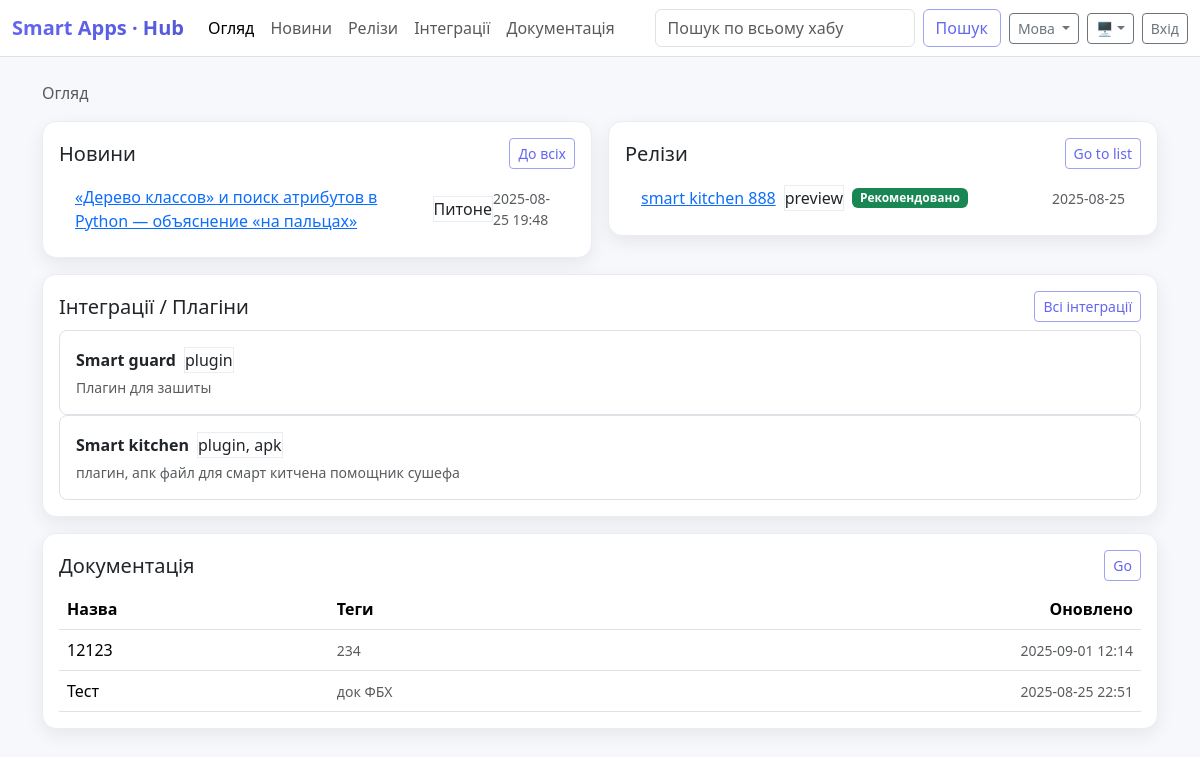
The page / on the database its author committed.
### tables this page shows
CREATE TABLE news (
        id INTEGER PRIMARY KEY AUTOINCREMENT,
        title TEXT NOT NULL,
        body_md TEXT NOT NULL,
        tags TEXT DEFAULT '',
        created_at TEXT NOT NULL,
        author TEXT DEFAULT ''
    , body_html TEXT NOT NULL DEFAULT '');

CREATE TABLE syrve_releases (
        id INTEGER PRIMARY KEY AUTOINCREMENT,
        name TEXT NOT NULL,
        slug TEXT NOT NULL UNIQUE,
        released_at TEXT NOT NULL,
        channel TEXT NOT NULL DEFAULT 'stable',
        is_recommended INTEGER NOT NULL DEFAULT 0,
        is_lt INTEGER NOT NULL DEFAULT 0
    , notes_html TEXT NOT NULL DEFAULT '');

CREATE TABLE plugins (
        id INTEGER PRIMARY KEY AUTOINCREMENT,
        slug TEXT NOT NULL UNIQUE,
        name TEXT NOT NULL,
        description TEXT NOT NULL,
        repo_url TEXT DEFAULT '',
        homepage TEXT DEFAULT '',
        is_active INTEGER NOT NULL DEFAULT 1
    , category TEXT NOT NULL DEFAULT '');

CREATE TABLE docs (
        id INTEGER PRIMARY KEY AUTOINCREMENT,
        title TEXT NOT NULL,
        description_md TEXT NOT NULL,
        link TEXT DEFAULT '',
        file_path TEXT DEFAULT '',
        tags TEXT DEFAULT '',
        updated_at TEXT NOT NULL
    );

### helpers.php (called while the page is built, shortened)
<?php
require_once __DIR__.'/db.php';
if (!function_exists('__')) {
    function __($key): string {
        $d = $GLOBALS['I18N'] ?? [];
        return (string)($d[$key] ?? $key);
    }
}
function e($s){ return htmlspecialchars((string)($s ?? ''), ENT_QUOTES, 'UTF-8'); }
function db_all($sql, $params = []){
    $st = db()->prepare($sql);
    $st->execute($params);
    return $st->fetchAll(PDO::FETCH_ASSOC);
}

### db.php (called while the page is built, shortened)
<?php
function db(): PDO {
    static $pdo = null;
    if ($pdo === null) {
        $dataDir = __DIR__ . '/data';
        $pdo = new PDO('sqlite:' . $dataDir . '/app.db');
        $pdo->setAttribute(PDO::ATTR_ERRMODE, PDO::ERRMODE_EXCEPTION);
        $pdo->exec('PRAGMA foreign_keys = ON;');
        $pdo->exec('PRAGMA journal_mode = WAL;');
        $pdo->exec('PRAGMA synchronous = NORMAL;');
        $pdo->exec('PRAGMA busy_timeout = 5000;');
        migrate($pdo);
    }
    return $pdo;
}
function col_exists(PDO $pdo, string $table, string $col): bool {
    $st = $pdo->query("PRAGMA table_info($table)");
    foreach ($st->fetchAll(PDO::FETCH_ASSOC) as $r) {
        if (strcasecmp((string)$r['name'], $col) === 0) return true;
    }
    return false;
}
function add_col_if_missing(PDO $pdo, string $table, string $col, string $typeSql): void {
    if (!col_exists($pdo, $table, $col)) {
        $pdo->exec("ALTER TABLE $table ADD COLUMN $col $typeSql");
    }
}
function migrate(PDO $pdo): void {
    $pdo->exec("
        CREATE TABLE IF NOT EXISTS news(
            id INTEGER PRIMARY KEY AUTOINCREMENT,
            title      TEXT NOT NULL,
            body_md    TEXT NOT NULL DEFAULT '',
            body_html  TEXT NOT NULL DEFAULT '',
            tags       TEXT DEFAULT '',
            created_at TEXT NOT NULL,
            author     TEXT DEFAULT ''
        );
    ");
    $pdo->exec("
        CREATE TABLE IF NOT EXISTS docs(
            id INTEGER PRIMARY KEY AUTOINCREMENT,
            title          TEXT NOT NULL,
            description_md TEXT NOT NULL,
            link           TEXT DEFAULT '',
            file_path      TEXT DEFAULT '',
            tags           TEXT DEFAULT '',
            updated_at     TEXT NOT NULL
        );
    ");
    $pdo->exec("
        CREATE TABLE IF NOT EXISTS plugins(
            id        INTEGER PRIMARY KEY AUTOINCREMENT,
            slug      TEXT NOT NULL UNIQUE,
            name      TEXT NOT NULL,
            description TEXT NOT NULL,
            repo_url  TEXT DEFAULT '',
            homepage  TEXT DEFAULT '',
            is_active INTEGER NOT NULL DEFAULT 1,
            category  TEXT NOT NULL DEFAULT ''
        );
    ");
    $pdo->exec("
        CREATE TABLE IF NOT EXISTS plugin_versions(
            id          INTEGER PRIMARY KEY AUTOINCREMENT,
            plugin_id   INTEGER NOT NULL REFERENCES plugins(id) ON DELETE CASCADE,
            version     TEXT NOT NULL,
            channel     TEXT NOT NULL,
            min_syrve   TEXT NOT NULL,
            released_at TEXT NOT NULL,
            file_path   TEXT DEFAULT '',
            checksum    TEXT DEFAULT '',
            changelog_md TEXT DEFAULT ''
        );
    ");
    $pdo->exec("
        CREATE TABLE IF NOT EXISTS syrve_releases(
            id             INTEGER PRIMARY KEY AUTOINCREMENT,
            name           TEXT NOT NULL,
            slug           TEXT NOT NULL UNIQUE,
            released_at    TEXT NOT NULL,
            channel        TEXT NOT NULL,
            is_recommended INTEGER NOT NULL DEFAULT 0,
            is_lt          INTEGER NOT NULL DEFAULT 0,
            notes_html     TEXT NOT NULL DEFAULT ''
        );
    ");
    $pdo->exec("
        CREATE TABLE IF NOT EXISTS users(
            id INTEGER PRIMARY KEY AUTOINCREMENT,
            username     TEXT NOT NULL UNIQUE,
            password_hash TEXT NOT NULL,
            role         TEXT NOT NULL DEFAULT 'editor',
            is_active    INTEGER NOT NULL DEFAULT 1,
            created_at   TEXT NOT NULL
        );
    ");
    add_col_if_missing($pdo, 'news', 'body_html', "TEXT NOT NULL DEFAULT ''");
    add_col_if_missing($pdo, 'syrve_releases', 'notes_html', "TEXT NOT NULL DEFAULT ''");
    add_col_if_missing($pdo, 'plugins', 'category', "TEXT NOT NULL DEFAULT ''");
    $pdo->exec("
        CREATE TABLE IF NOT EXISTS plugin_files(
            id INTEGER PRIMARY KEY AUTOINCREMENT,
            plugin_version_id INTEGER NOT NULL REFERENCES plugin_versions(id) ON DELETE CASCADE,
            label      TEXT NOT NULL DEFAULT '',
            file_path  TEXT NOT NULL,
            checksum   TEXT NOT NULL DEFAULT '',
            ext        TEXT NOT NULL DEFAULT '',
            size_bytes INTEGER NOT NULL DEFAULT 0
        );
    ");
    add_col_if_missing($pdo, 'plugin_files', 'ext', "TEXT NOT NULL DEFAULT ''");
    add_col_if_missing($pdo, 'plugin_files', 'size_bytes', "INTEGER NOT NULL DEFAULT 0");
    $u = __DIR__ . '/uploads';
    $pdo->exec("
        CREATE VIRTUAL TABLE IF NOT EXISTS search_all USING fts5(
            type,              -- 'news' | 'doc' | 'plugin'
            rid UNINDEXED,     -- id строки в своей таблице
            title,
            body,
            tags,
            tokenize='unicode61'
        );
    ");
    $pdo->exec("
        CREATE TRIGGER IF NOT EXISTS trg_news_ai AFTER INSERT ON news BEGIN
          INSERT INTO search_all(type,rid,title,body,tags)
          VALUES('news', NEW.id, NEW.title, COALESCE(NULLIF(NEW.body_html,''), NEW.body_md), COALESCE(NEW.tags,''));
        END;
    ");
    $pdo->exec("
        CREATE TRIGGER IF NOT EXISTS trg_news_au AFTER UPDATE ON news BEGIN
          DELETE FROM search_all WHERE type='news' AND rid=OLD.id;
          INSERT INTO search_all(type,rid,title,body,tags)
          VALUES('news', NEW.id, NEW.title, COALESCE(NULLIF(NEW.body_html,''), NEW.body_md), COALESCE(NEW.tags,''));
        END;
    ");
    $pdo->exec("
        CREATE TRIGGER IF NOT EXISTS trg_news_ad AFTER DELETE ON news BEGIN
          DELETE FROM search_all WHERE type='news' AND rid=OLD.id;
        END;
    ");
    $pdo->exec("
        CREATE TRIGGER IF NOT EXISTS trg_docs_ai AFTER INSERT ON docs BEGIN
          INSERT INTO search_all(type,rid,title,body,tags)
          VALUES('doc', NEW.id, NEW.title, NEW.description_md, COALESCE(NEW.tags,''));
        END;
    ");
    $pdo->exec("
        CREATE TRIGGER IF NOT EXISTS trg_docs_au AFTER UPDATE ON docs BEGIN
          DELETE FROM search_all WHERE type='doc' AND rid=OLD.id;
          INSERT INTO search_all(type,rid,title,body,tags)
          VALUES('doc', NEW.id, NEW.title, NEW.description_md, COALESCE(NEW.tags,''));
        END;
    ");
    $pdo->exec("
        CREATE TRIGGER IF NOT EXISTS trg_docs_ad AFTER DELETE ON docs BEGIN
          DELETE FROM search_all WHERE type='doc' AND rid=OLD.id;
        END;
    ");
    $pdo->exec("
        CREATE TRIGGER IF NOT EXISTS trg_plugins_ai AFTER INSERT ON plugins BEGIN
          INSERT INTO search_all(type,rid,title,body,tags)
          VALUES('plugin', NEW.id, NEW.name, NEW.description, COALESCE(NEW.category,''));
        END;
    ");
    $pdo->exec("
        CREATE TRIGGER IF NOT EXISTS trg_plugins_au AFTER UPDATE ON plugins BEGIN
          DELETE FROM search_all WHERE type='plugin' AND rid=OLD.id;
          INSERT INTO search_all(type,rid,title,body,tags)
          VALUES('plugin', NEW.id, NEW.name, NEW.description, COALESCE(NEW.category,''));
        END;
    ");
    $pdo->exec("
        CREATE TRIGGER IF NOT EXISTS trg_plugins_ad AFTER DELETE ON plugins BEGIN
          DELETE FROM search_all WHERE type='plugin' AND rid=OLD.id;
        END;
    ");
    try {
        $cnt = (int)$pdo->query("SELECT COUNT(*) FROM search_all")->fetchColumn();
    } catch (Throwable $e) {
        $cnt = 0;
    }
}

### index.php (the view, shortened to what this page needs)
<?php
require_once __DIR__.'/helpers.php';
include __DIR__.'/partials_header.php';
$news  = db_all("SELECT id,title,tags,created_at FROM news ORDER BY datetime(created_at) DESC LIMIT 5");
$rels  = db_all("SELECT name,slug,released_at,channel,is_recommended,is_lt FROM syrve_releases ORDER BY datetime(released_at) DESC LIMIT 5");
$plugs = db_all("SELECT id,name,description,category FROM plugins WHERE is_active=1 ORDER BY LOWER(category), LOWER(name) LIMIT 8");
$docs  = db_all("SELECT id,title,tags,updated_at FROM docs ORDER BY datetime(updated_at) DESC LIMIT 6");
?>
<nav aria-label="breadcrumb" class="mb-3">
    <ol class="breadcrumb"><li class="breadcrumb-item active"><?=__('Overview')?></li></ol>
</nav>
<div class="row g-3">
    <div class="col-lg-6">
        <div class="card card-hover">
            <div class="card-body">
                <div class="d-flex align-items-center mb-2">
                    <h5 class="mb-0"><?=__('News')?></h5>
                    <a class="btn btn-sm btn-pill btn-outline-primary ms-auto" href="news.php"><?=__('See all')?></a>
                </div>
                <ul class="list-group list-group-flush">
                    <?php foreach($news as $n): ?>
                        <li class="list-group-item d-flex align-items-center">
                            <a class="me-2" href="news_view.php?id=<?=$n['id']?>"><?=e($n['title'])?></a>
                            <?php if($n['tags']): ?><span class="chip ms-1"><?=e($n['tags'])?></span><?php endif; ?>
                            <span class="small text-muted ms-auto"><?=e($n['created_at'])?></span>
                        </li>
                    <?php endforeach; if(empty($news)) echo '<li class="list-group-item text-muted">'.__('No news yet').'</li>'; ?>
                </ul>
            </div>
        </div>
    </div>
    <div class="col-lg-6">
        <div class="card card-hover">
            <div class="card-body">
                <div class="d-flex align-items-center mb-2">
                    <h5 class="mb-0"><?=__('Releases')?></h5>
                    <a class="btn btn-sm btn-pill btn-outline-primary ms-auto" href="releases.php"><?=__('Go to list')?></a>
                </div>
                <ul class="list-group list-group-flush">
                    <?php foreach($rels as $r): ?>
                        <li class="list-group-item d-flex align-items-center">
                            <a class="me-2" href="release_view.php?slug=<?=urlencode($r['slug'])?>"><?=e($r['name'])?></a>
                            <span class="chip"><?=e($r['channel'])?></span>
                            <?php if($r['is_recommended']): ?><span class="badge bg-success ms-2"><?=__('Recommended')?></span><?php endif; ?>
                            <span class="small text-muted ms-auto"><?=e($r['released_at'])?></span>
                        </li>
                    <?php endforeach; if(empty($rels)) echo '<li class="list-group-item text-muted">'.__('No releases yet').'</li>'; ?>
                </ul>
            </div>
        </div>
    </div>
    <div class="col-12">
        <div class="card card-hover">
            <div class="card-body">
                <div class="d-flex align-items-center mb-2">
                    <h5 class="mb-0"><?=__('Integrations / Plugins')?></h5>
                    <a class="btn btn-sm btn-pill btn-outline-primary ms-auto" href="plugins.php"><?=__('All integrations')?></a>
                </div>
                <div class="grid-cards">
                    <?php foreach($plugs as $p): ?>
                        <div class="p-3 border rounded-3">
                            <div class="d-flex align-items-center gap-2 mb-1">
                                <div class="fw-semibold"><?=e($p['name'])?></div>
                                <?php if(!empty($p['category'])): ?><span class="chip"><?=e($p['category'])?></span><?php endif; ?>
                            </div>
                            <div class="text-muted small"><?=e($p['description'])?></div>
                        </div>
                    <?php endforeach; if(empty($plugs)) echo '<div class="text-muted">'.__('No plugins yet').'</div>'; ?>
                </div>
            </div>
        </div>
    </div>
    <div class="col-12">
        <div class="card card-hover">
            <div class="card-body">
                <div class="d-flex align-items-center mb-2">
                    <h5 class="mb-0"><?=__('Documentation')?></h5>
                    <a class="btn btn-sm btn-pill btn-outline-primary ms-auto" href="docs.php"><?=__('Go')?></a>
                </div>
                <div class="table-responsive">
                    <table class="table align-middle mb-0 responsive-cards">
                        <thead><tr><th><?=__('Title')?></th><th><?=__('Tags')?></th><th class="text-end"><?=__('Updated')?></th></tr></thead>
                        <tbody>
                        <?php foreach($docs as $d): ?>
                            <tr>
                                <td><?=e($d['title'])?></td>
                                <td class="text-muted small"><?=e($d['tags'])?></td>
                                <td class="text-end text-muted small"><?=e($d['updated_at'])?></td>
                            </tr>
                        <?php endforeach; if(empty($docs)) echo '<tr><td colspan="3" class="text-muted">'.__('No documents yet').'</td></tr>'; ?>
                        </tbody>
                    </table>
                </div>
            </div>
        </div>
    </div>
</div>
<?php include __DIR__.'/partials_footer.php'; ?>

### assets/style.css (style rules this page uses)
:root { --sa-bg: #f7f8fb; --sa-card: #ffffff; --sa-card-2: color-mix(in srgb, var(--sa-card) 92%, #fff); --sa-border: #e9edf3; --sa-ink: #0b1220; --sa-muted: #687385; --sa-brand-50: #eef2ff; --sa-brand-100: #e0e7ff; --sa-brand-200: #c7d2fe; --sa-brand-300: #a5b4fc; --sa-brand-400: #818cf8; --sa-brand-500: #6366f1; --sa-brand-600: #5458d9; --sa-accent: #22c55e; --sa-info: #3b82f6; --sa-warn: #f59e0b; --sa-danger: #ef4444; --sa-radius: 14px; --sa-shadow-sm: 0 6px 18px rgba(12,16,26,.07); --sa-shadow: 0 14px 34px rgba(12,16,26,.10); --sa-time-1: .14s; --sa-time-2: .24s; --sa-time-3: .38s; --sa-ease: cubic-bezier(.2,.55,.18,.99); color-scheme: light dark; }
body { background:var(--sa-bg); color:var(--sa-ink); }
.card { background:var(--sa-card); border:1px solid var(--sa-border); border-radius:var(--sa-radius); box-shadow:var(--sa-shadow-sm); transition: transform var(--sa-time-2) var(--sa-ease), box-shadow var(--sa-time-2) var(--sa-ease), border-color var(--sa-time-2) var(--sa-ease); }
.btn-outline-primary { --bs-btn-color: var(--sa-brand-500); --bs-btn-border-color: color-mix(in srgb, var(--sa-brand-500) 55%, var(--sa-border)); --bs-btn-hover-bg: color-mix(in srgb, var(--sa-brand-500) 10%, transparent); --bs-btn-hover-border-color: var(--sa-brand-500); }
.chip { background:linear-gradient(180deg,var(--sa-card-2) 0%,var(--sa-card) 100%); border:1px solid var(--sa-border); }
.sa-entrance { animation: sa-fade-up var(--sa-time-3) var(--sa-ease); }
.btn, .chip, .list-group-item, .file-chip { transition: transform var(--sa-time-1) var(--sa-ease), box-shadow var(--sa-time-2) var(--sa-ease), background-color var(--sa-time-2) var(--sa-ease); }
:where(a,button,.form-control,.form-select):focus { box-shadow:0 0 0 .2rem color-mix(in srgb, var(--sa-brand-500) 28%, transparent) !important; border-color: color-mix(in srgb, var(--sa-brand-500) 55%, var(--sa-border)) !important; }
* { scrollbar-width: thin; scrollbar-color: color-mix(in srgb, var(--sa-muted) 35%, transparent) transparent; }

### rows shown on the page
news: title "«Дерево классов» и поиск атрибутов в Python — объяснение «на пальцах»", tags "Питоне", created_at "2025-08-25 19:48"
syrve_releases: name "smart kitchen 888", channel "preview", released_at "2025-08-25"
plugins: name "Smart guard", category "plugin", description "Плагин для зашиты"
plugins: name "Smart kitchen", category "plugin, apk", description "плагин, апк файл для смарт китчена помощник сушефа"
docs: title "12123", tags "234", updated_at "2025-09-01 12:14"
docs: title "Тест", tags "док ФБХ", updated_at "2025-08-25 22:51"

### other values the page prints
__('Overview') "Огляд"
__('News') "Новини"
__('Releases') "Релізи"
__('Plugins') "Інтеграції"
__('Docs') "Документація"
__('Search') "Пошук"
__('Language') "Мова"
__('Login') "Вхід"
__('See all') "До всіх"
__('Go to list') "Go to list"
__('Integrations / Plugins') "Інтеграції / Плагіни"
__('All integrations') "Всі інтеграції"
__('Documentation') "Документація"
__('Go') "Go"
__('Title') "Назва"
